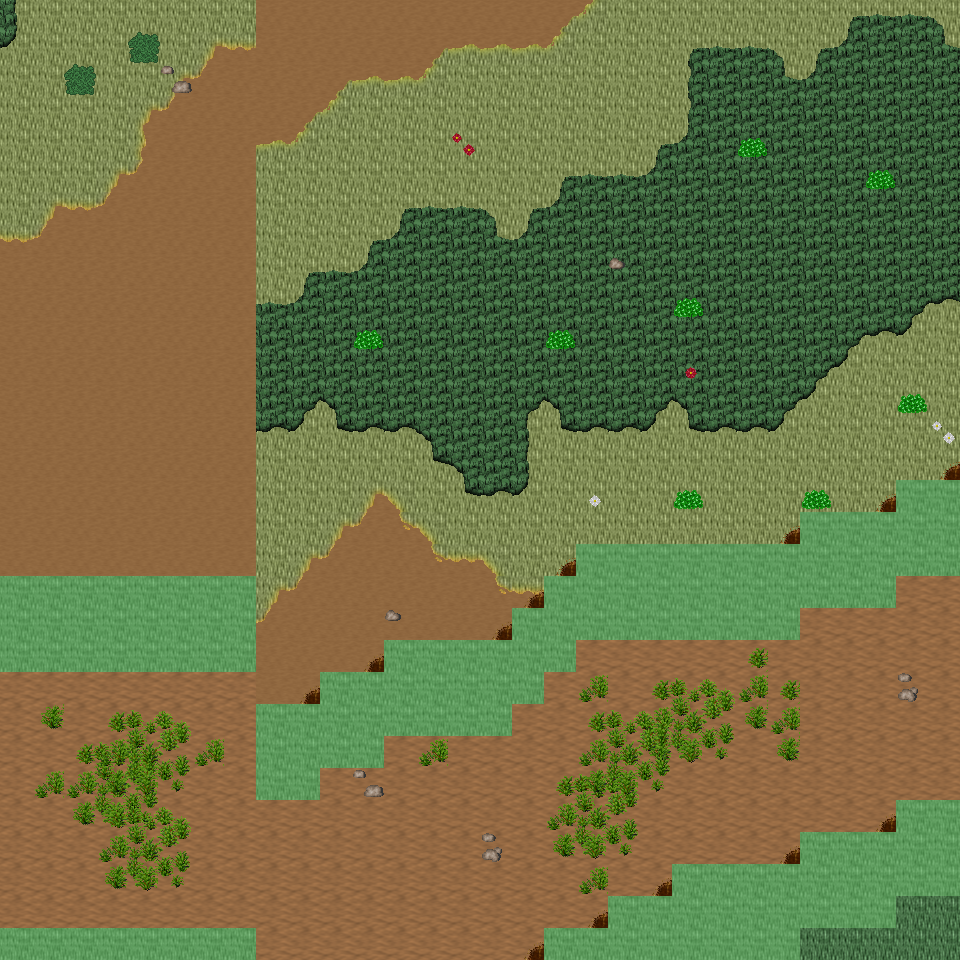

Rendered tile map (Tiled .tmx) drawn with the repository's tilesets; below, a short description and the map source with its tile grids summarised:
An orthogonal 30x30 tile map with 32x32 px tiles, 6 tile layers (Ground, Object, Object2, Above, ...), 48 tilesets and 5 objects (5x mapExit).

<map version="1.0" orientation="orthogonal" renderorder="right-down" width="30" height="30" tilewidth="32" tileheight="32" nextobjectid="6">
  <tileset firstgid="1" name="tileset_ground_ground" tilewidth="32" tileheight="32" tilecount="33" columns="3">
    <image source="../drawable/tileset_ground_ground.png" width="96" height="352" />
  </tileset>
  <tileset firstgid="34" name="tileset_ground_ground_2" tilewidth="32" tileheight="32" tilecount="4" columns="4">
    <image source="../drawable/tileset_ground_ground_2.png" width="128" height="32" />
  </tileset>
  <tileset firstgid="38" name="tileset_ground_ridge_earth_dark" tilewidth="32" tileheight="32" tilecount="96" columns="12">
    <image source="../drawable/tileset_ground_ridge_earth_dark.png" width="384" height="256" />
  </tileset>
  <tileset firstgid="134" name="tileset_plant_grasses" tilewidth="32" tileheight="32" tilecount="6" columns="3">
    <image source="../drawable/tileset_plant_grasses.png" width="96" height="64" />
  </tileset>
  <tileset firstgid="140" name="tileset_plant_bush_bushes" tilewidth="32" tileheight="32" tilecount="10" columns="5">
    <image source="../drawable/tileset_plant_bush_bushes.png" width="160" height="64" />
  </tileset>
  <tileset firstgid="150" name="tileset_plant_flower_daisy_white" tilewidth="32" tileheight="32" tilecount="8" columns="2">
    <image source="../drawable/tileset_plant_flower_daisy_white.png" width="64" height="128" />
  </tileset>
  <tileset firstgid="158" name="tileset_building_fence_fence_chunky" tilewidth="32" tileheight="32" tilecount="21" columns="3">
    <image source="../drawable/tileset_building_fence_fence_chunky.png" width="96" height="224" />
  </tileset>
  <tileset firstgid="179" name="tileset_ground_rock_rocks_2" tilewidth="32" tileheight="32" tilecount="4" columns="2">
    <image source="../drawable/tileset_ground_rock_rocks_2.png" width="64" height="64" />
  </tileset>
  <tileset firstgid="183" name="tileset_building_roof_green" tilewidth="32" tileheight="32" tilecount="20" columns="5">
    <image source="../drawable/tileset_building_roof_green.png" width="160" height="128" />
  </tileset>
  <tileset firstgid="203" name="tileset_building_wall_wall_brown" tilewidth="32" tileheight="32" tilecount="12" columns="3">
    <image source="../drawable/tileset_building_wall_wall_brown.png" width="96" height="128" />
  </tileset>
  <tileset firstgid="215" name="tileset_plant_flower_daisy_red" tilewidth="32" tileheight="32" tilecount="8" columns="2">
    <image source="../drawable/tileset_plant_flower_daisy_red.png" width="64" height="128" />
  </tileset>
  <tileset firstgid="223" name="tileset_item_corpse_huge_animal" tilewidth="32" tileheight="32" tilecount="16" columns="2">
    <image source="../drawable/tileset_item_corpse_huge_animal.png" width="64" height="256" />
  </tileset>
  <tileset firstgid="239" name="tileset_plant_stump_rectangular" tilewidth="32" tileheight="32" tilecount="4" columns="2">
    <image source="../drawable/tileset_plant_stump_rectangular.png" width="64" height="64" />
  </tileset>
  <tileset firstgid="243" name="tileset_ground_rock_pebbles" tilewidth="32" tileheight="32" tilecount="3" columns="1">
    <image source="../drawable/tileset_ground_rock_pebbles.png" width="32" height="96" />
  </tileset>
  <tileset firstgid="246" name="tileset_plant_tree_tree_green" tilewidth="32" tileheight="32" tilecount="88" columns="8">
    <image source="../drawable/tileset_plant_tree_tree_green.png" width="256" height="352" />
  </tileset>
  <tileset firstgid="334" name="tileset_item_pot_dark_barrel" tilewidth="32" tileheight="32" tilecount="2" columns="1">
    <image source="../drawable/tileset_item_pot_dark_barrel.png" width="32" height="64" />
  </tileset>
  <tileset firstgid="336" name="tileset_plant_leaves" tilewidth="32" tileheight="32" tilecount="8" columns="4">
    <image source="../drawable/tileset_plant_leaves.png" width="128" height="64" />
  </tileset>
  <tileset firstgid="344" name="tileset_item_statue_cross" tilewidth="32" tileheight="32" tilecount="1" columns="1">
    <image source="../drawable/tileset_item_statue_cross.png" width="32" height="32" />
  </tileset>
  <tileset firstgid="345" name="tileset_ground_ladder_vertical_dark" tilewidth="32" tileheight="32" tilecount="3" columns="3">
    <image source="../drawable/tileset_ground_ladder_vertical_dark.png" width="96" height="32" />
  </tileset>
  <tileset firstgid="348" name="tileset_furniture_light_dark_torch" tilewidth="32" tileheight="32" tilecount="8" columns="2">
    <image source="../drawable/tileset_furniture_light_dark_torch.png" width="64" height="128" />
  </tileset>
  <tileset firstgid="356" name="tileset_building_door_door_n" tilewidth="32" tileheight="32" tilecount="6" columns="3">
    <image source="../drawable/tileset_building_door_door_n.png" width="96" height="64" />
  </tileset>
  <tileset firstgid="362" name="tileset_building_window_window_long" tilewidth="32" tileheight="32" tilecount="3" columns="3">
    <image source="../drawable/tileset_building_window_window_long.png" width="96" height="32" />
  </tileset>
  <tileset firstgid="365" name="tileset_building_roof_yellow" tilewidth="32" tileheight="32" tilecount="20" columns="5">
    <image source="../drawable/tileset_building_roof_yellow.png" width="160" height="128" />
  </tileset>
  <tileset firstgid="385" name="tileset_plant_vine" tilewidth="32" tileheight="32" tilecount="3" columns="1">
    <image source="../drawable/tileset_plant_vine.png" width="32" height="96" />
  </tileset>
  <tileset firstgid="388" name="tileset_logic_portal" tilewidth="32" tileheight="32" tilecount="24" columns="8">
    <image source="../drawable/tileset_logic_portal.png" width="256" height="96" />
  </tileset>
  <tileset firstgid="412" name="tileset_logic_collision" tilewidth="32" tileheight="32" tilecount="1" columns="1">
    <image source="../drawable/tileset_logic_collision.png" width="32" height="32" />
  </tileset>
  <tileset firstgid="413" name="tileset_logic_protection" tilewidth="32" tileheight="32" tilecount="2" columns="2">
    <image source="../drawable/tileset_logic_protection.png" width="64" height="32" />
  </tileset>
  <tileset firstgid="415" name="tileset_ground_green_paving" tilewidth="32" tileheight="32" tilecount="18" columns="3">
    <image source="../drawable/tileset_ground_green_paving.png" width="96" height="192" />
  </tileset>
  <tileset firstgid="433" name="tileset_ground_grass_2" tilewidth="32" tileheight="32" tilecount="21" columns="3">
    <image source="../drawable/tileset_ground_grass_2.png" width="96" height="224" />
  </tileset>
  <tileset firstgid="454" name="tileset_ground_earth_edges" tilewidth="32" tileheight="32" tilecount="18" columns="6">
    <image source="../drawable/tileset_ground_earth_edges.png" width="192" height="96" />
  </tileset>
  <tileset firstgid="472" name="tileset_ground_grass_corners" tilewidth="32" tileheight="32" tilecount="24" columns="6">
    <image source="../drawable/tileset_ground_grass_corners.png" width="192" height="128" />
  </tileset>
  <tileset firstgid="496" name="tileset_ground_earth_edges_yellowgreen" tilewidth="32" tileheight="32" tilecount="15" columns="5">
    <image source="../drawable/tileset_ground_earth_edges_yellowgreen.png" width="160" height="96" />
  </tileset>
  <tileset firstgid="511" name="tileset_ground_water_pool" tilewidth="32" tileheight="32" tilecount="72" columns="3">
    <image source="../drawable/tileset_ground_water_pool.png" width="96" height="768" />
  </tileset>
  <tileset firstgid="583" name="tileset_building_house_pink_blue" tilewidth="32" tileheight="32" tilecount="99" columns="11">
    <image source="../drawable/tileset_building_house_pink_blue.png" width="352" height="288" />
  </tileset>
  <tileset firstgid="682" name="tileset_plant_flower_foxgloves" tilewidth="32" tileheight="32" tilecount="4" columns="2">
    <image source="../drawable/tileset_plant_flower_foxgloves.png" width="64" height="64" />
  </tileset>
  <tileset firstgid="686" name="tileset_plant_tree_evergreen" tilewidth="32" tileheight="32" tilecount="36" columns="3">
    <image source="../drawable/tileset_plant_tree_evergreen.png" width="96" height="384" />
  </tileset>
  <tileset firstgid="722" name="tileset_plant_tree_spruce" tilewidth="32" tileheight="32" tilecount="6" columns="2">
    <image source="../drawable/tileset_plant_tree_spruce.png" width="64" height="96" />
  </tileset>
  <tileset firstgid="728" name="tileset_plant_bush_large_green" tilewidth="32" tileheight="32" tilecount="9" columns="3">
    <image source="../drawable/tileset_plant_bush_large_green.png" width="96" height="96" />
  </tileset>
  <tileset firstgid="737" name="tileset_plant_stump_hollow_logs" tilewidth="32" tileheight="32" tilecount="6" columns="3">
    <image source="../drawable/tileset_plant_stump_hollow_logs.png" width="96" height="64" />
  </tileset>
  <tileset firstgid="743" name="tileset_plant_stump_small_stump" tilewidth="32" tileheight="32" tilecount="4" columns="2">
    <image source="../drawable/tileset_plant_stump_small_stump.png" width="64" height="64" />
  </tileset>
  <tileset firstgid="747" name="tileset_plant_bush_bush_pinks" tilewidth="32" tileheight="32" tilecount="4" columns="2">
    <image source="../drawable/tileset_plant_bush_bush_pinks.png" width="64" height="64" />
  </tileset>
  <tileset firstgid="751" name="tileset_building_outhouse" tilewidth="32" tileheight="32" tilecount="12" columns="3">
    <image source="../drawable/tileset_building_outhouse.png" width="96" height="128" />
  </tileset>
  <tileset firstgid="763" name="tileset_item_pot_wooden_bins" tilewidth="32" tileheight="32" tilecount="4" columns="2">
    <image source="../drawable/tileset_item_pot_wooden_bins.png" width="64" height="64" />
  </tileset>
  <tileset firstgid="767" name="tileset_ground_dry_grass" tilewidth="32" tileheight="32" tilecount="54" columns="9">
    <image source="../drawable/tileset_ground_dry_grass.png" width="288" height="192" />
  </tileset>
  <tileset firstgid="821" name="tileset_ground_grass_edges" tilewidth="32" tileheight="32" tilecount="36" columns="12">
    <image source="../drawable/tileset_ground_grass_edges.png" width="384" height="96" />
  </tileset>
  <tileset firstgid="857" name="tileset_light_light_1x1" tilewidth="32" tileheight="32" tilecount="3" columns="3">
    <image source="../drawable/tileset_light_light_1x1.png" width="96" height="32" />
  </tileset>
  <tileset firstgid="860" name="tileset_building_huts" tilewidth="32" tileheight="32" tilecount="338" columns="26">
    <image source="../drawable/tileset_building_huts.png" width="832" height="416" />
  </tileset>
  <tileset firstgid="1198" name="tileset_light_door_light" tilewidth="32" tileheight="32" tilecount="12" columns="3">
    <image source="../drawable/tileset_light_door_light.png" width="96" height="128" />
  </tileset>
  <layer name="Ground" width="30" height="30">
    <data>[900 cells, 900 non-empty, 5 distinct tile ids]</data>
  </layer>
  <layer name="Object" width="30" height="30">
    <data>[900 cells, 320 non-empty, 47 distinct tile ids]</data>
  </layer>
  <layer name="Object2" width="30" height="30">
    <data>[900 cells, 33 non-empty, 13 distinct tile ids]</data>
  </layer>
  <layer name="Above" width="30" height="30">
    <data>[900 cells, 0 non-empty, 0 distinct tile ids]</data>
  </layer>
  <layer name="Above2" width="30" height="30">
    <data>[900 cells, 0 non-empty, 0 distinct tile ids]</data>
  </layer>
  <layer name="Walkable" width="30" height="30">
    <data>[900 cells, 131 non-empty, 1 distinct tile ids]</data>
  </layer>
  <objectgroup name="MapEvents">
    <object id="1" name="north" type="mapExit" x="0" y="0" width="960" height="32">
      <properties>
        <property name="map" value="level_0_x123_y9" />
        <property name="x" value="0" />
        <property name="y" value="28" />
      </properties>
    </object>
    <object id="2" name="south" type="mapExit" x="256" y="928" width="288" height="32">
      <properties>
        <property name="map" value="level_0_x123_y11" />
        <property name="x" value="8" />
        <property name="y" value="1" />
      </properties>
    </object>
    <object id="3" name="south2" type="mapExit" x="800" y="928" width="160" height="32">
      <properties>
        <property name="map" value="level_0_x123_y11" />
        <property name="x" value="25" />
        <property name="y" value="1" />
      </properties>
    </object>
    <object id="4" name="west" type="mapExit" x="0" y="0" width="32" height="576">
      <properties>
        <property name="map" value="level_0_x122_y10" />
        <property name="x" value="28" />
        <property name="y" value="0" />
      </properties>
    </object>
    <object id="5" name="west2" type="mapExit" x="0" y="672" width="32" height="256">
      <properties>
        <property name="map" value="level_0_x122_y10" />
        <property name="x" value="28" />
        <property name="y" value="21" />
      </properties>
    </object>
  </objectgroup>
</map>
